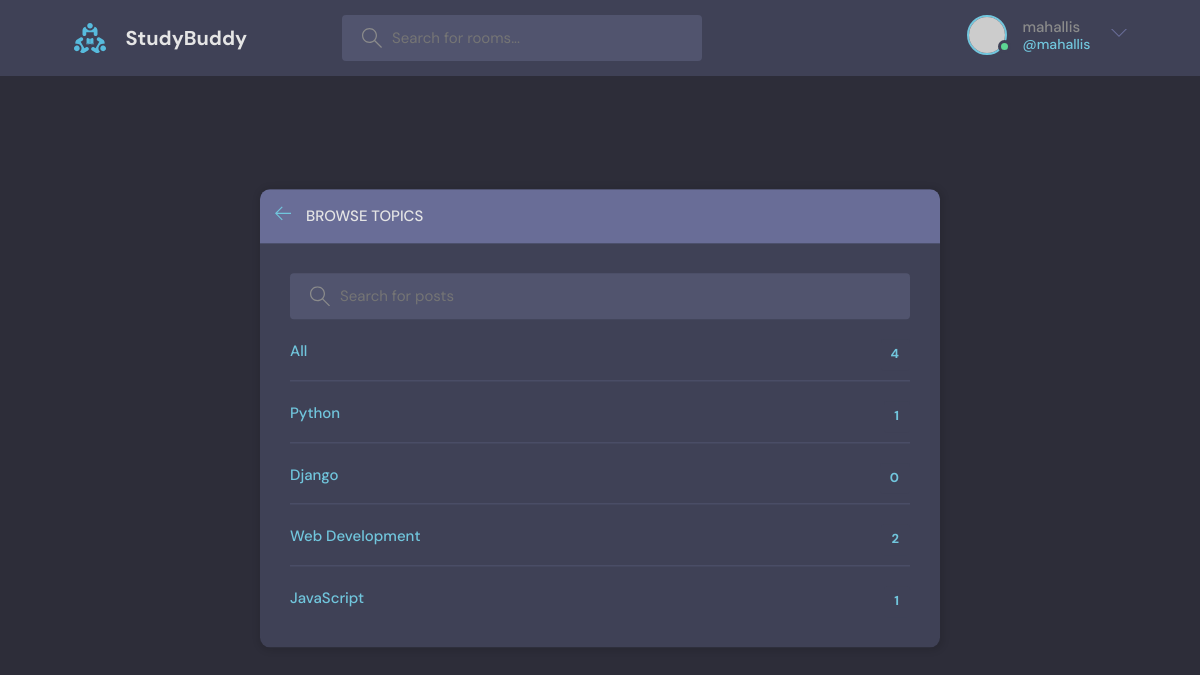
Page /topics/ (signed in) on the earlier database version.
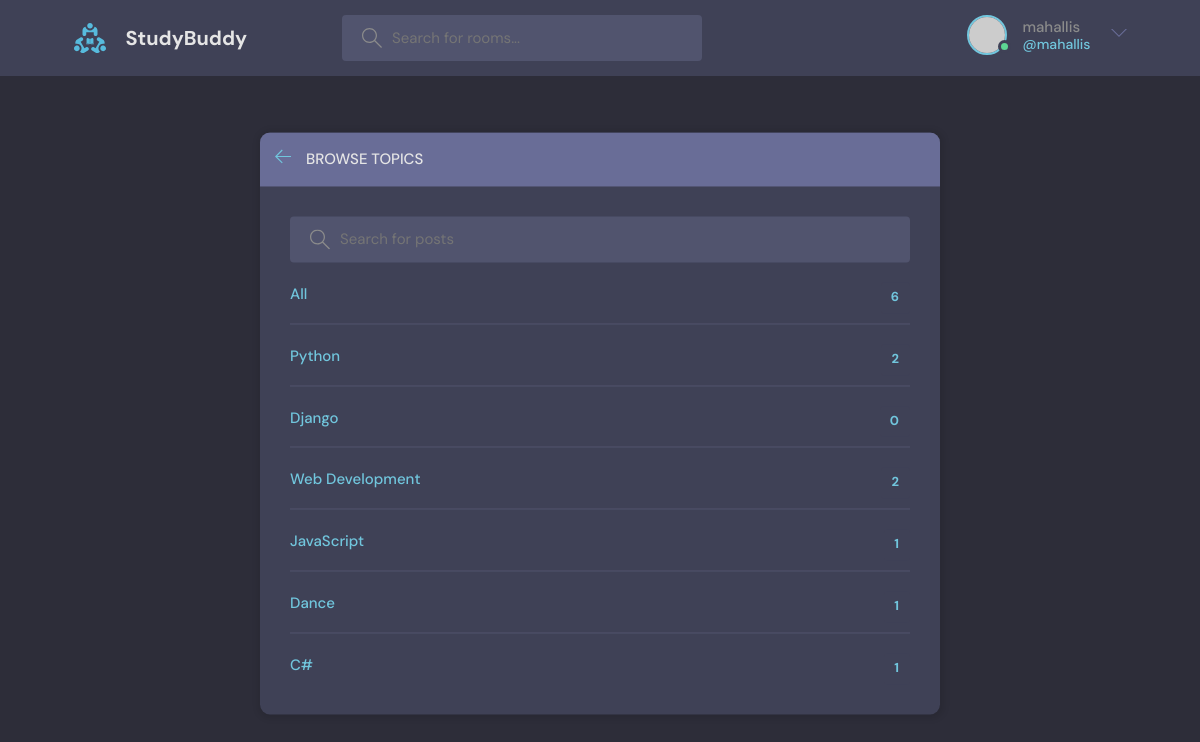
Same page on the later database version.
### base/models.py (models this page shows, shortened)
class Topic(models.Model):
    name = models.CharField(max_length=200)

### base/views.py (the view)
# urls.py: path('topics/', views.topicsPage, name="topics"),
def topicsPage(request):
    q = request.GET.get('q') if request.GET.get('q') != None else ''
    topics = Topic.objects.filter(name__icontains=q)
    context = {'topics': topics}
    return render(request, 'base/topics.html', context)

### base/templates/base/topics.html (shortened to what this page needs)
{% extends 'main.html' %}
{% block content %}
    <main class="create-room layout">
      <div class="container">
        <div class="layout__box">
          <div class="layout__boxHeader">
            <div class="layout__boxTitle">
              <a href="{{request.META.HTTP_REFERER}}">
                <svg version="1.1" xmlns="http://www.w3.org/2000/svg" width="32" height="32" viewBox="0 0 32 32">
                  <title>arrow-left</title>
                  <path
                    d="M13.723 2.286l-13.723 13.714 13.719 13.714 1.616-1.611-10.96-10.96h27.625v-2.286h-27.625l10.965-10.965-1.616-1.607z"
                  ></path>
                </svg>
              </a>
              <h3>Browse Topics</h3>
            </div>
          </div>
          <div class="topics-page layout__body">
            <form class="header__search">
              <label method="GET" action="">
                <input name="q" placeholder="Search for posts" />
              </label>
            </form>
            <ul class="topics__list">
              <li>
                <a href="{% url 'topics' %}" class="active">All <span>{{topics.count}}</span></a>
              </li>
              {% for topic in topics %}
              <li>
                <a href="{% url 'home' %}?q={{topic.name}}" class="active">{{topic.name}} <span>{{topic.room_set.all.count}}</span></a>
              </li>
              {% endfor %}
            </ul>
          </div>
        </div>
      </div>
    </main>
{% endblock %}

### templates/main.html (shortened to what this page needs)
<!DOCTYPE html>
{% load static %}
<html lang="en">
  <head>
    <link rel="stylesheet" href="{% static 'styles/style.css' %}" />
  </head>
  <body>
    {% include 'navbar.html' %}
    {% block content %}
    {% endblock %}
  </body>
</html>

### templates/navbar.html (shortened to what this page needs)
{% load static %}
<header class="header header--loggedIn">
  <div class="container">
    <a href="{% url 'home' %}" class="header__logo">
      <img src="{% static 'images/logo.svg'  %}" />
      <h1>StudyBuddy</h1>
    </a>
    <form class="header__search" method="GET" action="{% url 'home' %}">
      <label>
        <input name="q" placeholder="Search for rooms..." />
      </label>
    </form>
    <nav class="header__menu">
      {% if request.user.is_authenticated %}
      <div class="header__user">
        <a href="{% url 'user-profile' user.id %}">
          <div class="avatar avatar--medium active">
            <img src="https://randomuser.me/api/portraits/men/37.jpg" />
          </div>
          <p>{{request.user.username}} <span>@{{request.user.username}}</span></p>
        </a>
        <button class="dropdown-button">
          <svg version="1.1" xmlns="http://www.w3.org/2000/svg" width="32" height="32" viewBox="0 0 32 32">
            <title>chevron-down</title>
            <path d="M16 21l-13-13h-3l16 16 16-16h-3l-13 13z"></path>
          </svg>
        </button>
      </div>
      {% else %}
      <a href="{% url 'login' %}">
        <img src="{% static 'images/avatar.svg' %}" />
        <p>Login</p>
      </a>
      {% endif %}
    </nav>
  </div>
</header>

### static/styles/style.css (style rules this page uses)
:root { --color-main: #71c6dd; --color-main-light: #e1f6fb; --color-dark: #3f4156; --color-dark-medium: #51546e; --color-dark-light: #696d97; --color-light: #e5e5e5; --color-gray: #8b8b8b; --color-light-gray: #b2bdbd; --color-bg: #2d2d39; --color-success: #5dd693; --color-error: #fc4b0b; }
* { font-family: "DM Sans", -apple-system, BlinkMacSystemFont, "Segoe UI", Roboto, Oxygen, Ubuntu, Cantarell, "Open Sans", "Helvetica Neue", sans-serif; margin: 0; padding: 0; box-sizing: border-box; text-rendering: optimizeLegibility; font-size: inherit; }
html { font-size: 56.25%; }
@media only screen and (min-width: 1200px) { html { font-size: 62.5%; } }
body { line-height: 1.6; font-weight: 400; font-size: 1.5rem; color: var(--color-light-gray); background-color: var(--color-bg); min-height: 100vh; }
img { width: 100%; }
a { display: inline-block; color: var(--color-main); text-decoration: none; }
.container { max-width: 120rem; width: 90%; margin: auto; }
.avatar { position: relative; display: inline-block; border-radius: 50%; border: 2px solid var(--color-main); }
.avatar img { display: block; border-radius: 50%; object-fit: cover; object-position: center; }
.avatar::after { content: ""; display: block; position: absolute; background-color: var(--color-gray); z-index: 111; border-radius: 50%; border: 0.3rem solid var(--color-dark); }
.avatar.active::after { background-color: var(--color-success); }
.avatar.avatar--medium img { width: 3.6rem; height: 3.6rem; border-radius: 50%; }
.avatar.avatar--medium:after { width: 0.7rem; height: 0.7rem; bottom: 0px; right: -6px; }
.header { padding: 1.5rem; background-color: var(--color-dark); }
.header > .container { display: flex; gap: 9.5rem; }
.header__logo, .header__user { display: flex; gap: 2rem; align-items: center; }
.header__logo > img { height: 3.2rem; width: 3.2rem; }
.header__logo > h1 { font-weight: 700; font-size: 2rem; color: var(--color-light); }
.header__search > label { background-color: var(--color-dark-medium); padding: 1.3rem 1rem; display: flex; align-items: center; gap: 1rem; border-radius: 4px; }
.header__search svg { fill: var(--color-gray); width: 2rem; height: 2rem; margin-left: 1rem; }
.header__search input { width: 30rem; background: transparent; border: none; outline: none; color: var(--color-light); }
.header__menu { margin-left: auto; position: relative; }
.header__menu a { display: flex; gap: 1.5rem; align-items: center; font-weight: 500; text-decoration: none; color: var(--color-gray); }
.header__menu img { height: 3.6rem; }
.header__menu p { line-height: 1.2; }
.header__menu span { color: var(--color-main); font-weight: 500; font-size: 1.4rem; display: block; }
.header__menu svg { width: 1.6rem; height: 1.6rem; fill: var(--color-dark-light); }
.dropdown-button { background: transparent; border: 0; outline: 0; cursor: pointer; }
.layout { margin-top: 2.4rem; }
.layout > .container { display: flex; justify-content: space-between; align-items: flex-start; }
.layout__box { width: 90%; max-width: 48rem; min-height: 40rem; position: absolute; top: 50%; left: 50%; transform: translate(-50%, -46%); background-color: var(--color-dark); border-radius: 1rem; box-shadow: 1px 1px 6px 3px rgba(0, 0, 0, 0.1); overflow: hidden; }
.layout__boxHeader { display: flex; padding: 1.5rem; background-color: var(--color-dark-light); }
.layout__boxTitle { display: flex; gap: 1.5rem; align-items: center; }
.layout__boxTitle h3 { text-transform: uppercase; font-weight: 500; color: var(--color-light); }
.layout__boxTitle svg { width: 1.6rem; height: 1.6rem; fill: var(--color-main); }
.layout__body { margin: 3rem; }
.topics__list { list-style: none; }
.topics__list li a { display: flex; justify-content: space-between; margin-bottom: 3rem; font-weight: 500; color: var(--color-light-gray); transition: all 0.3s ease-in-out; }
.topics__list li a.active, .topics__list li a:hover { color: var(--color-main); }
.topics__list li a span { padding: 0.5rem 1rem; background-color: var(--color-dark); border-radius: 3px; font-size: 1.3rem; font-weight: 700; letter-spacing: 1px; }
.topics-page .topics__list li:not(:last-child) a { margin: 2rem 0; padding-bottom: 1rem; text-decoration: none; border-bottom: 1px solid var(--color-dark-medium); }
.topics-page .header__search { display: block; }
.create-room.layout .layout__box { max-width: 68rem; }

Differences in the rows shown:
computed for Topic "Python": room_set.all.count "1" → "2"
added Topic: name "Dance", room_set.all.count "1"
added Topic: name "C#", room_set.all.count "1"
Other differences:
{{ topics.count }}: "4" → "6"
